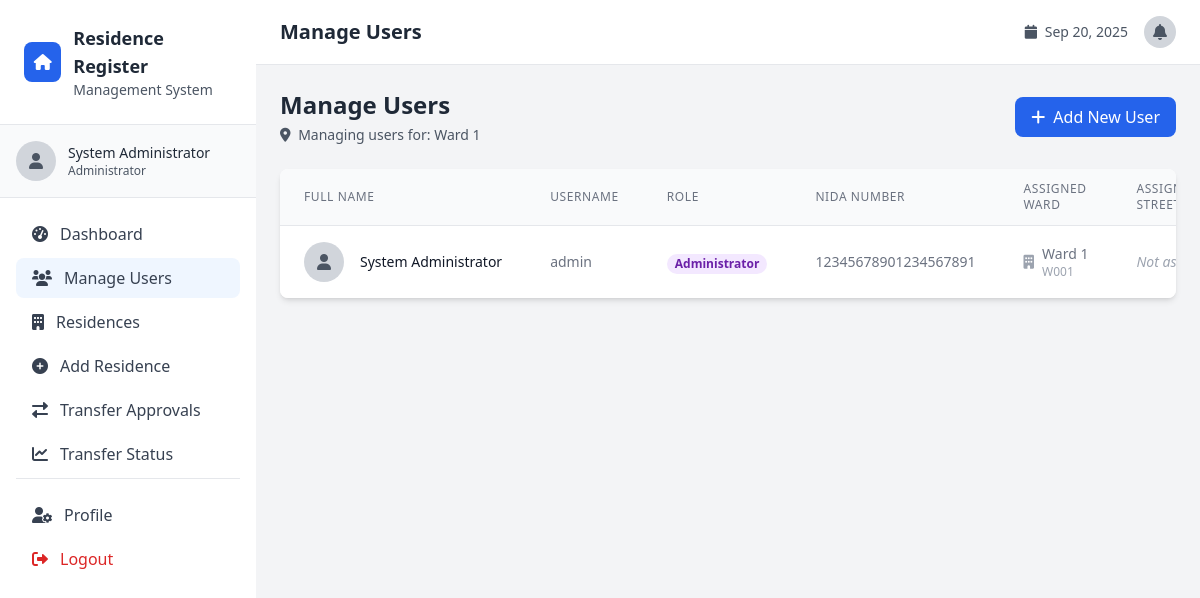
The page /users.php (signed in) on the database its author committed.
### tables this page shows
CREATE TABLE users (
    id INT AUTO_INCREMENT PRIMARY KEY,
    full_name VARCHAR(255) NOT NULL,
    username VARCHAR(100) UNIQUE NOT NULL,
    password VARCHAR(255) NOT NULL,
    role ENUM('super_admin', 'admin', 'weo', 'veo') NOT NULL,
    nida_number VARCHAR(20) UNIQUE NOT NULL,
    assigned_ward_id INT NULL,
    assigned_village_id INT NULL,
    created_at TIMESTAMP DEFAULT CURRENT_TIMESTAMP,
    updated_at TIMESTAMP DEFAULT CURRENT_TIMESTAMP ON UPDATE CURRENT_TIMESTAMP,
    is_active BOOLEAN DEFAULT TRUE,
    FOREIGN KEY (assigned_ward_id) REFERENCES wards(id),
    FOREIGN KEY (assigned_village_id) REFERENCES villages(id)
);

CREATE TABLE wards (
    id INT AUTO_INCREMENT PRIMARY KEY,
    ward_name VARCHAR(255) NOT NULL,
    ward_code VARCHAR(20) UNIQUE NOT NULL,
    description TEXT,
    is_active BOOLEAN DEFAULT TRUE,
    created_by INT NULL,
    created_at TIMESTAMP DEFAULT CURRENT_TIMESTAMP,
    updated_at TIMESTAMP DEFAULT CURRENT_TIMESTAMP ON UPDATE CURRENT_TIMESTAMP
);

### includes/functions.php (called while the page is built, shortened)
<?php
function isLoggedIn() {
    return isset($_SESSION['user_id']);
}
function hasRole($role) {
    return isset($_SESSION['user_role']) && $_SESSION['user_role'] === $role;
}
function isSuperAdmin() {
    return hasRole('super_admin');
}
function getRoleDisplayName($role) {
    $roles = [
        'super_admin' => 'Super Administrator',
        'admin' => 'Administrator',
        'weo' => 'Ward Executive Officer',
        'veo' => 'Village Executive Officer'
    ];
    return $roles[$role] ?? $role;
}
function getUserLocationInfo() {
    global $pdo;
    try {
        $stmt = $pdo->prepare("SELECT u.assigned_ward_id, u.assigned_village_id,
                                     w.ward_name, w.ward_code,
                                     v.village_name, v.village_code
                              FROM users u
                              LEFT JOIN wards w ON u.assigned_ward_id = w.id
                              LEFT JOIN villages v ON u.assigned_village_id = v.id
                              WHERE u.id = ?");
        $stmt->execute([$_SESSION['user_id']]);
        $result = $stmt->fetch();
        if ($result) {
            $result['ward_id'] = $result['assigned_ward_id'];
            $result['village_id'] = $result['assigned_village_id'];
        }
        return $result;
    } catch (PDOException $e) {
        return null;
    }
}
?>

### users.php (the view, shortened to what this page needs)
<?php
require_once 'config/database.php';
require_once 'includes/functions.php';
try {
    if (isSuperAdmin()) {
        $stmt = $pdo->query("
            SELECT u.id, u.full_name, u.username, u.role, u.nida_number, u.created_at, u.is_active,
                   u.assigned_ward_id, u.assigned_village_id,
                   w.ward_name, w.ward_code,
                   v.village_name, v.village_code
            FROM users u
            LEFT JOIN wards w ON u.assigned_ward_id = w.id
            LEFT JOIN villages v ON u.assigned_village_id = v.id
            ORDER BY u.created_at DESC
        ");
    } else {
        $user_location = getUserLocationInfo();
        if ($_SESSION['user_role'] === 'veo') {
            if (!empty($user_location['village_id'])) {
                $stmt = $pdo->prepare("
                    SELECT u.id, u.full_name, u.username, u.role, u.nida_number, u.created_at, u.is_active,
                           u.assigned_ward_id, u.assigned_village_id,
                           w.ward_name, w.ward_code,
                           v.village_name, v.village_code
                    FROM users u
                    LEFT JOIN wards w ON u.assigned_ward_id = w.id
                    LEFT JOIN villages v ON u.assigned_village_id = v.id
                    WHERE u.role != 'super_admin'
                    AND u.assigned_village_id = ?
                    ORDER BY u.created_at DESC
                ");
                $stmt->execute([$user_location['village_id']]);
            } else {
                $users = [];
            }
        } elseif ($_SESSION['user_role'] === 'weo' || $_SESSION['user_role'] === 'admin') {
            if (!empty($user_location['ward_id'])) {
                $stmt = $pdo->prepare("
                    SELECT u.id, u.full_name, u.username, u.role, u.nida_number, u.created_at, u.is_active,
                           u.assigned_ward_id, u.assigned_village_id,
                           w.ward_name, w.ward_code,
                           v.village_name, v.village_code
                    FROM users u
                    LEFT JOIN wards w ON u.assigned_ward_id = w.id
                    LEFT JOIN villages v ON u.assigned_village_id = v.id
                    WHERE u.role != 'super_admin'
                    AND u.assigned_ward_id = ?
                    ORDER BY u.created_at DESC
                ");
                $stmt->execute([$user_location['ward_id']]);
            } else {
                $users = [];
            }
        } else {
            $users = [];
        }
    }
    if (isset($stmt)) {
        $users = $stmt->fetchAll();
    } else {
        $users = [];
    }
} catch (PDOException $e) {
    $error = 'Database error occurred';
}
include 'includes/header.php';
?>
<div class="space-y-6">
    <div class="flex justify-between items-center">
        <div>
            <h1 class="text-2xl font-bold text-gray-800">Manage Users</h1>
            <?php if (!isSuperAdmin()): ?>
            <?php
            $user_location = getUserLocationInfo();
            if ($user_location):
            ?>
            <p class="text-sm text-gray-600 mt-1">
                <i class="fas fa-map-marker-alt mr-1"></i>
                Managing users for:
                <span class="font-medium"><?php echo htmlspecialchars($user_location['ward_name'] ?? 'Unknown Ward'); ?></span>
            </p>
            <?php endif; ?>
            <?php endif; ?>
        </div>
        <a href="add_user.php" class="bg-blue-600 text-white px-4 py-2 rounded-lg hover:bg-blue-700 transition duration-200">
            <i class="fas fa-plus mr-2"></i>Add New User
        </a>
    </div>
    <div class="bg-white rounded-lg shadow-md overflow-hidden">
        <div class="overflow-x-auto">
            <table class="min-w-full divide-y divide-gray-200">
                <thead class="bg-gray-50">
                    <tr>
                        <th class="px-6 py-3 text-left text-xs font-medium text-gray-500 uppercase tracking-wider">Full Name</th>
                        <th class="px-6 py-3 text-left text-xs font-medium text-gray-500 uppercase tracking-wider">Username</th>
                        <th class="px-6 py-3 text-left text-xs font-medium text-gray-500 uppercase tracking-wider">Role</th>
                        <th class="px-6 py-3 text-left text-xs font-medium text-gray-500 uppercase tracking-wider">NIDA Number</th>
                        <th class="px-6 py-3 text-left text-xs font-medium text-gray-500 uppercase tracking-wider">Assigned Ward</th>
                        <th class="px-6 py-3 text-left text-xs font-medium text-gray-500 uppercase tracking-wider">Assigned Street/Village</th>
                    </tr>
                </thead>
                <tbody class="bg-white divide-y divide-gray-200">
                    <?php foreach ($users as $user): ?>
                    <tr class="hover:bg-gray-50">
                        <td class="px-6 py-4 whitespace-nowrap">
                            <div class="flex items-center">
                                <div class="w-10 h-10 bg-gray-300 rounded-full flex items-center justify-center">
                                    <i class="fas fa-user text-gray-600"></i>
                                </div>
                                <div class="ml-4">
                                    <div class="text-sm font-medium text-gray-900">
                                        <?php echo htmlspecialchars($user['full_name']); ?>
                                    </div>
                                </div>
                            </div>
                        </td>
                        <td class="px-6 py-4 whitespace-nowrap text-sm text-gray-500">
                            <?php echo htmlspecialchars($user['username']); ?>
                        </td>
                        <td class="px-6 py-4 whitespace-nowrap">
                            <span class="px-2 inline-flex text-xs leading-5 font-semibold rounded-full
                                <?php
                                switch($user['role']) {
                                    case 'admin': echo 'bg-purple-100 text-purple-800'; break;
                                }
                                ?>">
                                <?php echo getRoleDisplayName($user['role']); ?>
                            </span>
                        </td>
                        <td class="px-6 py-4 whitespace-nowrap text-sm text-gray-500">
                            <?php echo htmlspecialchars($user['nida_number']); ?>
                        </td>
                        <td class="px-6 py-4 whitespace-nowrap text-sm text-gray-500">
                            <?php if ($user['ward_name']): ?>
                                <div class="flex items-center">
                                    <i class="fas fa-building mr-2 text-gray-400"></i>
                                    <div>
                                        <div class="font-medium"><?php echo htmlspecialchars($user['ward_name']); ?></div>
                                        <div class="text-xs text-gray-400"><?php echo htmlspecialchars($user['ward_code']); ?></div>
                                    </div>
                                </div>
                            <?php else: ?>
                                <span class="text-gray-400 italic">Not assigned</span>
                            <?php endif; ?>
                        </td>
                        <td class="px-6 py-4 whitespace-nowrap text-sm text-gray-500">
                            <?php if ($user['village_name']): ?>
                                <div class="flex items-center">
                                    <i class="fas fa-home mr-2 text-gray-400"></i>
                                    <div>
                                        <div class="font-medium"><?php echo htmlspecialchars($user['village_name']); ?></div>
                                        <div class="text-xs text-gray-400"><?php echo htmlspecialchars($user['village_code']); ?></div>
                                    </div>
                                </div>
                            <?php else: ?>
                                <span class="text-gray-400 italic">Not assigned</span>
                            <?php endif; ?>
                        </td>
                    </tr>
                    <?php endforeach; ?>
                </tbody>
            </table>
        </div>
    </div>
</div>
<?php include 'includes/footer.php'; ?>

### rows shown on the page
users: full_name "System Administrator", username "admin", role "Administrator", nida_number "12345678901234567891", assigned_ward.ward_name "Ward 1", assigned_ward.ward_code "W001"

### other values the page prints
$_SESSION['user_name'] "System Administrator"
getRoleDisplayName($_SESSION['user_role']) "Administrator"
$page_title "Manage Users"
$user_location['ward_name'] "Ward 1"
